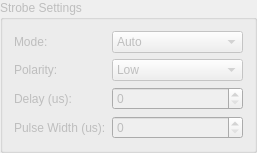
          <widget class="QGroupBox" name="strobe_group">
           <property name="enabled">
            <bool>false</bool>
           </property>
           <property name="title">
            <string>Strobe Settings</string>
           </property>
           <layout class="QFormLayout" name="formLayout_4">
            <item row="0" column="0">
             <widget class="QLabel" name="label_strobe_mode">
              <property name="text">
               <string>Mode:</string>
              </property>
             </widget>
            </item>
            <item row="0" column="1">
             <widget class="QComboBox" name="combo_strobe_mode">
              <item>
               <property name="text">
                <string>Auto</string>
               </property>
              </item>
              <item>
               <property name="text">
                <string>Manual/Semi-Auto</string>
               </property>
              </item>
             </widget>
            </item>
            <item row="1" column="0">
             <widget class="QLabel" name="label_strobe_polarity">
              <property name="text">
               <string>Polarity:</string>
              </property>
             </widget>
            </item>
            <item row="1" column="1">
             <widget class="QComboBox" name="combo_strobe_polarity">
              <property name="enabled">
               <bool>false</bool>
              </property>
              <item>
               <property name="text">
                <string>Low</string>
               </property>
              </item>
              <item>
               <property name="text">
                <string>High</string>
               </property>
              </item>
             </widget>
            </item>
            <item row="2" column="0">
             <widget class="QLabel" name="label_strobe_delay">
              <property name="text">
               <string>Delay (us):</string>
              </property>
             </widget>
            </item>
            <item row="2" column="1">
             <widget class="QSpinBox" name="spin_strobe_delay">
              <property name="enabled">
               <bool>false</bool>
              </property>
              <property name="maximum">
               <number>10000000</number>
              </property>
             </widget>
            </item>
            <item row="3" column="0">
             <widget class="QLabel" name="label_strobe_width">
              <property name="text">
               <string>Pulse Width (us):</string>
              </property>
             </widget>
            </item>
            <item row="3" column="1">
             <widget class="QSpinBox" name="spin_strobe_width">
              <property name="enabled">
               <bool>false</bool>
              </property>
              <property name="maximum">
               <number>10000000</number>
              </property>
             </widget>
            </item>
           </layout>
          </widget>
